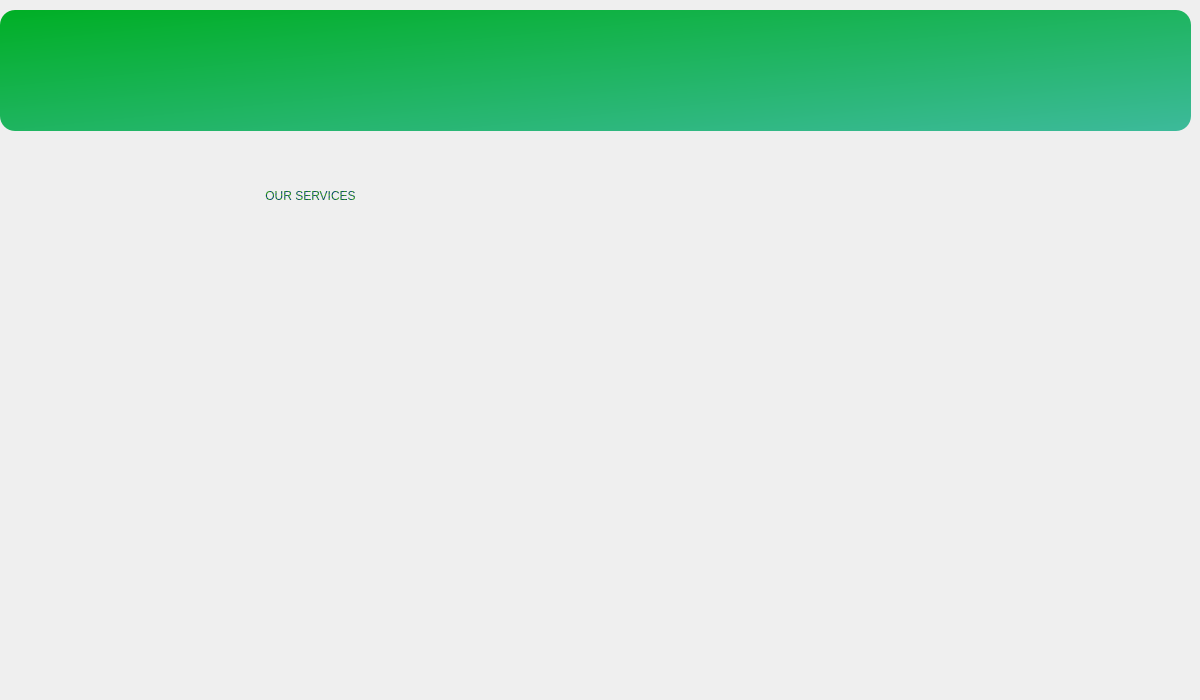
<?xml version="1.0" encoding="UTF-8"?>
<ui version="4.0">
 <class>Card2</class>
 <widget class="QDialog" name="Card2">
  <property name="geometry">
   <rect>
    <x>0</x>
    <y>0</y>
    <width>1200</width>
    <height>700</height>
   </rect>
  </property>
  <property name="windowTitle">
   <string>Dialog</string>
  </property>
  <widget class="QGroupBox" name="groupBox_3">
   <property name="geometry">
    <rect>
     <x>0</x>
     <y>10</y>
     <width>1191</width>
     <height>121</height>
    </rect>
   </property>
   <property name="styleSheet">
    <string notr="true">background-color: qlineargradient(spread:reflect, x1:0, y1:0, x2:1, y2:1, stop:0 rgba(0, 175, 37, 255), stop:1 rgba(61, 186, 155, 255));
border-radius:15px;</string>
   </property>
   <property name="title">
    <string/>
   </property>
  </widget>
  <widget class="QLabel" name="services">
   <property name="geometry">
    <rect>
     <x>40</x>
     <y>160</y>
     <width>541</width>
     <height>71</height>
    </rect>
   </property>
   <property name="styleSheet">
    <string notr="true">font: 700 30pt &quot;Segoe UI&quot;;
color: qlineargradient(spread:reflect, x1:0, y1:0, x2:1, y2:1, stop:0 rgba(60, 179, 0, 255), stop:1 rgba(0, 41, 142, 255));</string>
   </property>
   <property name="text">
    <string>OUR SERVICES</string>
   </property>
   <property name="alignment">
    <set>Qt::AlignCenter</set>
   </property>
  </widget>
 </widget>
 <resources/>
 <connections/>
</ui>
